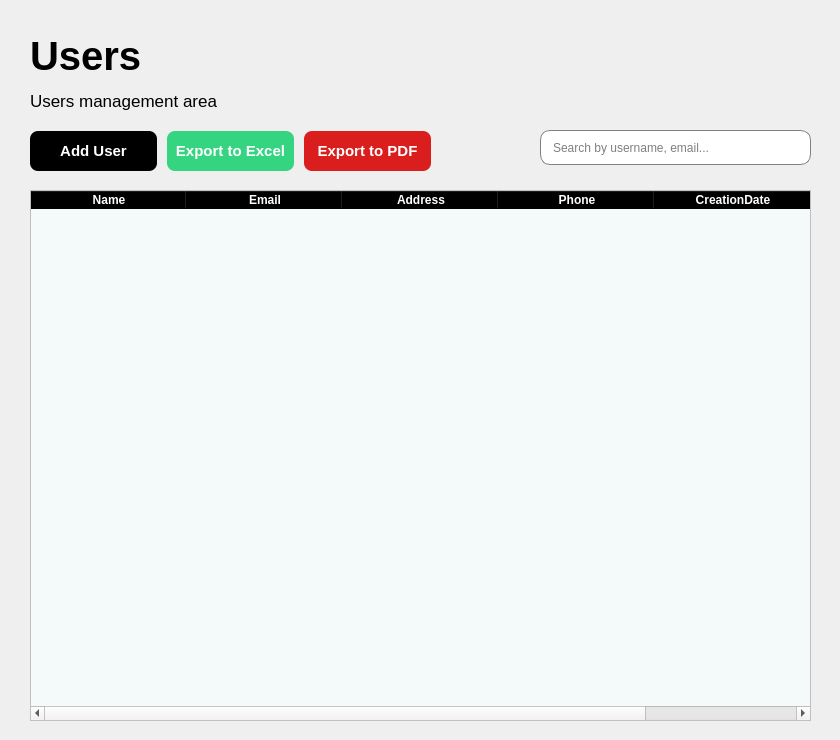
<?xml version="1.0" encoding="UTF-8"?>
<ui version="4.0">
 <class>main_screen_widget</class>
 <widget class="QWidget" name="main_screen_widget">
  <property name="geometry">
   <rect>
    <x>0</x>
    <y>0</y>
    <width>840</width>
    <height>740</height>
   </rect>
  </property>
  <property name="minimumSize">
   <size>
    <width>840</width>
    <height>740</height>
   </size>
  </property>
  <property name="maximumSize">
   <size>
    <width>840</width>
    <height>740</height>
   </size>
  </property>
  <property name="windowTitle">
   <string>Form</string>
  </property>
  <widget class="QStackedWidget" name="stackedWidget">
   <property name="geometry">
    <rect>
     <x>10</x>
     <y>20</y>
     <width>841</width>
     <height>701</height>
    </rect>
   </property>
   <property name="currentIndex">
    <number>6</number>
   </property>
   <widget class="QWidget" name="page_consultas">
    <widget class="QLabel" name="label">
     <property name="geometry">
      <rect>
       <x>360</x>
       <y>220</y>
       <width>91</width>
       <height>61</height>
      </rect>
     </property>
     <property name="text">
      <string>Consultas</string>
     </property>
    </widget>
   </widget>
   <widget class="QWidget" name="page_usuarios">
    <widget class="QLabel" name="label_2">
     <property name="geometry">
      <rect>
       <x>290</x>
       <y>200</y>
       <width>161</width>
       <height>61</height>
      </rect>
     </property>
     <property name="text">
      <string>Users Page</string>
     </property>
    </widget>
   </widget>
   <widget class="QWidget" name="page_restaurantes"/>
   <widget class="QWidget" name="page_platos"/>
   <widget class="QWidget" name="page_pedidos"/>
   <widget class="QWidget" name="page_detallesPedidos"/>
   <widget class="QWidget" name="page_repartidores">
    <widget class="QLabel" name="label_3">
     <property name="geometry">
      <rect>
       <x>20</x>
       <y>10</y>
       <width>121</width>
       <height>51</height>
      </rect>
     </property>
     <property name="font">
      <font>
       <pointsize>30</pointsize>
       <bold>true</bold>
      </font>
     </property>
     <property name="text">
      <string>Users</string>
     </property>
    </widget>
    <widget class="QLabel" name="label_4">
     <property name="geometry">
      <rect>
       <x>20</x>
       <y>60</y>
       <width>221</width>
       <height>41</height>
      </rect>
     </property>
     <property name="font">
      <font>
       <pointsize>13</pointsize>
      </font>
     </property>
     <property name="text">
      <string>Users management area</string>
     </property>
    </widget>
    <widget class="QTableWidget" name="tableWidget">
     <property name="geometry">
      <rect>
       <x>20</x>
       <y>170</y>
       <width>781</width>
       <height>531</height>
      </rect>
     </property>
     <property name="styleSheet">
      <string notr="true">QHeaderView::section{
	font-weight: bold;
	background-color: black;
	color: white;
}

QTableWidget{
	alternate-background-color: #B0EDFB;
	background-color: #F4F9FA;
}</string>
     </property>
     <property name="alternatingRowColors">
      <bool>true</bool>
     </property>
     <attribute name="horizontalHeaderVisible">
      <bool>true</bool>
     </attribute>
     <attribute name="horizontalHeaderCascadingSectionResizes">
      <bool>false</bool>
     </attribute>
     <attribute name="horizontalHeaderDefaultSectionSize">
      <number>156</number>
     </attribute>
     <attribute name="horizontalHeaderShowSortIndicator" stdset="0">
      <bool>false</bool>
     </attribute>
     <attribute name="horizontalHeaderStretchLastSection">
      <bool>false</bool>
     </attribute>
     <attribute name="verticalHeaderCascadingSectionResizes">
      <bool>false</bool>
     </attribute>
     <attribute name="verticalHeaderStretchLastSection">
      <bool>false</bool>
     </attribute>
     <column>
      <property name="text">
       <string>Name</string>
      </property>
     </column>
     <column>
      <property name="text">
       <string>Email</string>
      </property>
     </column>
     <column>
      <property name="text">
       <string>Address</string>
      </property>
     </column>
     <column>
      <property name="text">
       <string>Phone</string>
      </property>
     </column>
     <column>
      <property name="text">
       <string>CreationDate</string>
      </property>
     </column>
    </widget>
    <widget class="QLineEdit" name="lineEdit">
     <property name="geometry">
      <rect>
       <x>530</x>
       <y>110</y>
       <width>271</width>
       <height>35</height>
      </rect>
     </property>
     <property name="minimumSize">
      <size>
       <width>0</width>
       <height>35</height>
      </size>
     </property>
     <property name="maximumSize">
      <size>
       <width>16777215</width>
       <height>35</height>
      </size>
     </property>
     <property name="styleSheet">
      <string notr="true">QLineEdit{
	padding-left: 10px;
	border: 1px solid gray;
	border-radius: 10px;
}
</string>
     </property>
     <property name="placeholderText">
      <string>Search by username, email...</string>
     </property>
    </widget>
    <widget class="QWidget" name="">
     <property name="geometry">
      <rect>
       <x>20</x>
       <y>110</y>
       <width>401</width>
       <height>42</height>
      </rect>
     </property>
     <layout class="QHBoxLayout" name="horizontalLayout">
      <property name="spacing">
       <number>10</number>
      </property>
      <item>
       <widget class="QPushButton" name="btn_addUser">
        <property name="minimumSize">
         <size>
          <width>0</width>
          <height>40</height>
         </size>
        </property>
        <property name="styleSheet">
         <string notr="true">QPushButton{
	
	background-color: rgb(0, 0, 0);
	color: white;
	border: none;
	border-radius: 8px;
	font-weight: bold;
	font-size: 15px
}</string>
        </property>
        <property name="text">
         <string>Add User</string>
        </property>
       </widget>
      </item>
      <item>
       <widget class="QPushButton" name="btn_cancel">
        <property name="minimumSize">
         <size>
          <width>0</width>
          <height>40</height>
         </size>
        </property>
        <property name="styleSheet">
         <string notr="true">QPushButton{
	background-color: #34D481;
	color: white;
	border: none;
	border-radius: 8px;
	font-weight: bold;
	font-size: 15px
}</string>
        </property>
        <property name="text">
         <string>Export to Excel</string>
        </property>
       </widget>
      </item>
      <item>
       <widget class="QPushButton" name="btn_cancel_2">
        <property name="minimumSize">
         <size>
          <width>0</width>
          <height>40</height>
         </size>
        </property>
        <property name="styleSheet">
         <string notr="true">QPushButton{
	
	background-color: rgb(218, 29, 29);
	color: white;
	border: none;
	border-radius: 8px;
	font-weight: bold;
	font-size: 15px
}</string>
        </property>
        <property name="text">
         <string>Export to PDF</string>
        </property>
       </widget>
      </item>
     </layout>
    </widget>
   </widget>
  </widget>
 </widget>
 <resources/>
 <connections/>
</ui>
